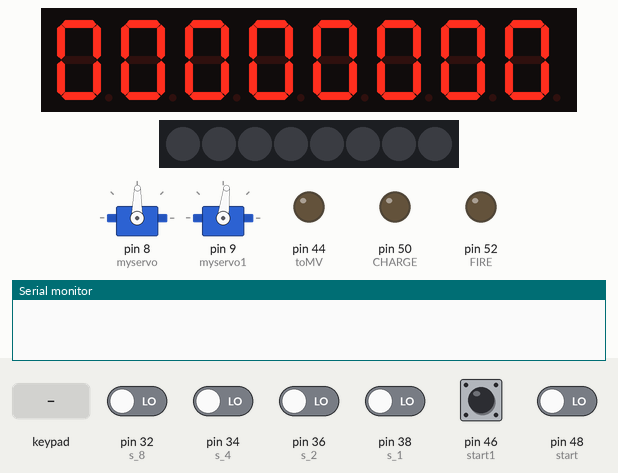
Simulated run of this sketch. Board: Arduino Mega 2560, built with avr-gcc and run on an emulated ATmega2560. Parts: 8-digit seven-segment display, 2 × servo, 8 RGB LEDs in strip order, left to right, output pins drawn as LEDs (lit = HIGH), the last lines printed to the serial monitor. Wiring (inferred from the names in the program): TM1638 display and keys: STB pin 6; clock pin 5; DIO pin 4. The inputs (shaded band) are chosen by the test bench; at power-on: pin 32 (s_8), pin 34 (s_4), pin 36 (s_2), pin 38 (s_1), pin 46 (start1), pin 48 (start) LOW. Pins used as bus, display or sensor lines are not drawn.

Above: at 1.2 s.
1.3 s: key '1' pressed
At 1.9 s:
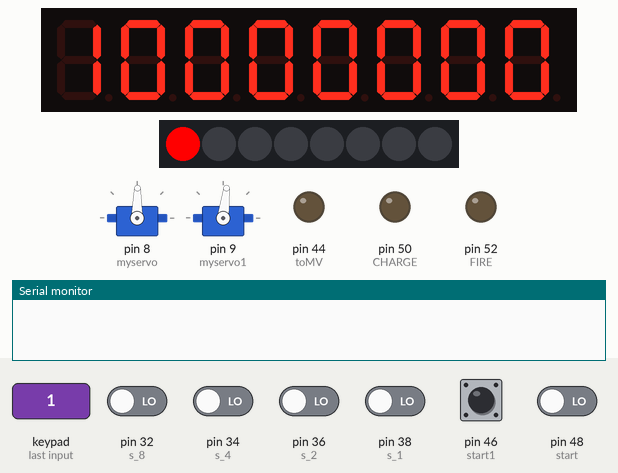
2.9 s: pin 46 (start1) pulled HIGH for 1 s
5.4 s: pin 46 (start1) pulled HIGH for 0.15 s
At 5.9 s:
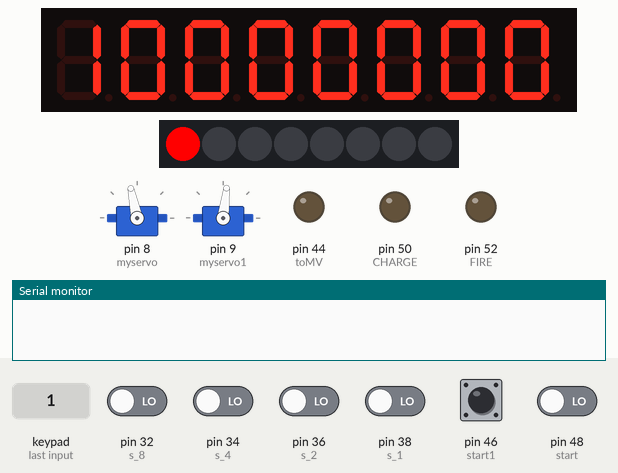
7.0 s: pin 46 (start1) driven HIGH and pin 48 (start) driven HIGH
At 9.37 s:
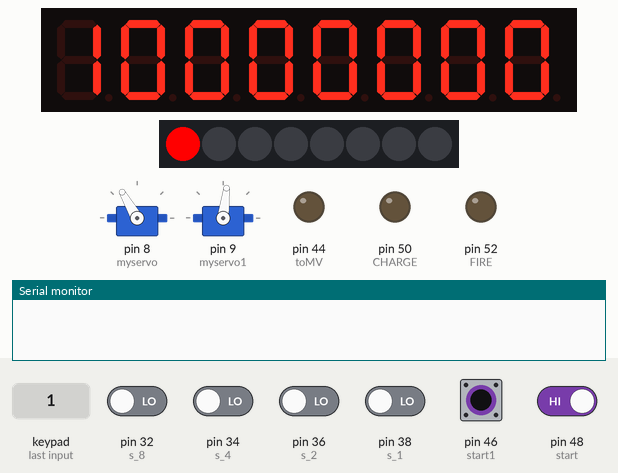
10.0 s: pin 32 (s_8) driven HIGH
At 11.2 s:
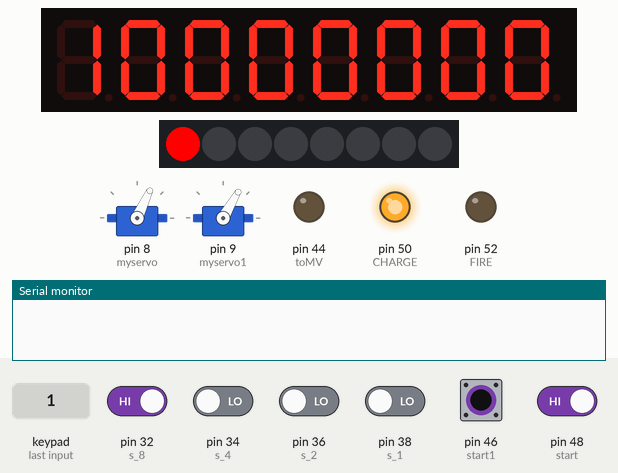
11.9 s: keypad keys 1 2 pressed 0.4 s apart
At 16.0 s:
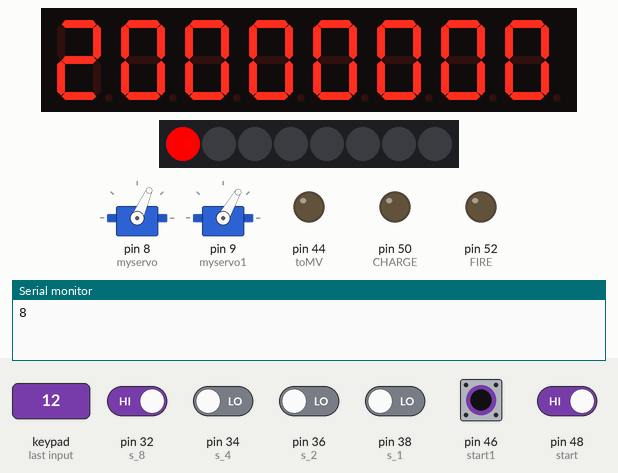
Timing chart, 0 to 16.7 s (numbered marks = the images above; inputs shaded):
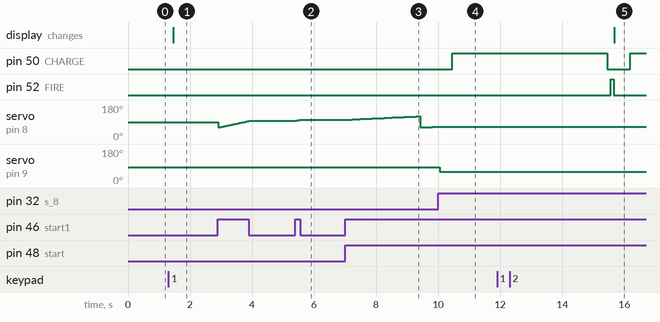

The sketch:

test_led.ino
```cpp
#include <Servo.h>

#include<stdlib.h>
#define FIRE 52
#define CHARGE 50
#define s_8 32
#define s_4 34
#define s_2 36
#define s_1 38
#define start 48
#define start1 46
#define toMV 44
Servo myservo;
Servo myservo1;
int val1 = 0;
int oldval;
int val2 = 0;
int oldval2;
int pos = 83;
int pos1 = 89;
int pos2 = 0;
int pos3 = 60;
void setup() {
  // put your setup code here, to run once:
  setup_led();
  Serial.begin(19200);
  //Serial2.begin(19200);

  myservo.attach(8);
  myservo1.attach(9);//上

  myservo.write(pos1);
  myservo1.write(pos);
  pinMode(FIRE, OUTPUT);
  pinMode(CHARGE, OUTPUT);
  pinMode(toMV, OUTPUT);
  pinMode(s_8, INPUT);
  pinMode(s_4, INPUT);
  pinMode(s_2, INPUT);
  pinMode(s_1, INPUT);
  pinMode(start, INPUT);
  pinMode(start1, INPUT);
  digitalWrite(FIRE, LOW);
  digitalWrite(CHARGE, LOW);
  digitalWrite(toMV, LOW);

}
void jd() {
  if (val1 >= 200 && val1 <= 205) {
    fire(12);
  }
  if (val1 >= 206 && val1 <= 215) {
    fire(13);
  }
  if (val1 >= 216 && val1 <= 225) {
    fire(15);
  }
  if (val1 >= 226 && val1 <= 235) {
    fire(16);
  }
  if (val1 >= 236 && val1 <= 245) {
    fire(18);
  }
  if (val1 >= 246 && val1 <= 255) {
    fire(19);
  }
  if (val1 >= 256 && val1 <= 265) {
    fire(20);
  }
  if (val1 >= 266 && val1 <= 275) {
    fire(23);
  }
  if (val1 >= 276 && val1 <= 285) {
    fire(27);
  }
  if (val1 >= 286 && val1 <= 295) {
    fire(28);
  }
  if (val1 >= 296 && val1 <= 300) {
    fire(30);
  }
}
void d_input() {
  if (digitalRead(s_8) == 0 && digitalRead(s_4) == 0 && digitalRead(s_2) == 0 && digitalRead(s_1) == 1) {
    val1 = 200;  //1
    jd();
    Serial.println(1);
  }
  if (digitalRead(s_8) == 0 && digitalRead(s_4) == 0 && digitalRead(s_2) == 1 && digitalRead(s_1) == 0) {
    val1 = 210;  //2
    jd();
    Serial.println(2);
  }
  if (digitalRead(s_8) == 0 && digitalRead(s_4) == 0 && digitalRead(s_2) == 1 && digitalRead(s_1) == 1) {
    val1 = 220;  //3
    jd();
    Serial.println(3);
  }
  if (digitalRead(s_8) == 0 && digitalRead(s_4) == 1 && digitalRead(s_2) == 0 && digitalRead(s_1) == 0) {
    val1 = 230;  //4
    jd();
    Serial.println(4);
  }
  if (digitalRead(s_8) == 0 && digitalRead(s_4) == 1 && digitalRead(s_2) == 0 && digitalRead(s_1) == 1) {
    val1 = 240;  //5
    jd();
    Serial.println(5);
  }
  if (digitalRead(s_8) == 0 && digitalRead(s_4) == 1 && digitalRead(s_2) == 1 && digitalRead(s_1) == 0) {
    val1 = 250;  //6
    jd();
    Serial.println(6);
  }
  if (digitalRead(s_8) == 0 && digitalRead(s_4) == 1 && digitalRead(s_2) == 1 && digitalRead(s_1) == 1) {
    val1 = 260;  //7
    jd();
    Serial.println(7);
  }
  if (digitalRead(s_8) == 1 && digitalRead(s_4) == 0 && digitalRead(s_2) == 0 && digitalRead(s_1) == 0) {
    val1 = 270;  //8
    jd();
    Serial.println(8);
  }
  if (digitalRead(s_8) == 1 && digitalRead(s_4) == 0 && digitalRead(s_2) == 0 && digitalRead(s_1) == 1) {
    val1 = 280;  //9
    jd();
    Serial.println(9);
  }
  if (digitalRead(s_8) == 1 && digitalRead(s_4) == 0 && digitalRead(s_2) == 1 && digitalRead(s_1) == 0) {
    val1 = 290;  //10
    jd();
    Serial.println(10);
  }
  if (digitalRead(s_8) == 1 && digitalRead(s_4) == 0 && digitalRead(s_2) == 1 && digitalRead(s_1) == 1) {
    val1 = 300;  //11
    jd();
    Serial.println(11);
  }
}
void fire(int yj) {
  myservo1.write(pos - yj);
  delay(300);
  if (val2 >= 60) {
    myservo.write(val2);
    Serial.println(val2);
  }

  // myservo.write(pos1);
  delay(100);
  digitalWrite(CHARGE, HIGH);
  delay(5000);//5000
  digitalWrite(CHARGE, LOW);
  delay(100);
  digitalWrite(FIRE, HIGH);
  delay(100);
  digitalWrite(FIRE, LOW);
}
int n = 0;
int k = 0;
int f = 0;
void loop() {
  if (digitalRead(start) != LOW) {
    delay(100);
    d_input();
  }

  if (digitalRead(start1) != LOW) {
    delay(5);
    pos3 += 1;
    if (digitalRead(s_8) == 1 && digitalRead(s_4) == 1 && digitalRead(s_2) == 1 && digitalRead(s_1) == 1) {
      val2 = pos3;
    }
    myservo.write(pos3);
    delay(20);
    if (pos3 >= 120) {
      pos3 = 60;
      n++;
    }
    if (val2 != 0 && k == 0) {
      digitalWrite(CHARGE, HIGH);/////////////////
      Serial.println(val2);
      delay(10);
      k = 1;
    }

    if (n == 3) {
      // n = 0;
      delay(10);
      if (pos3 == val2 && f == 0) {
        myservo1.write(70);
        delay(200);
        digitalWrite(CHARGE, LOW);////////////////
        delay(100);
        digitalWrite(FIRE, HIGH);
        delay(10);
        //Serial.println(val2);
        digitalWrite(FIRE, LOW);
        f = 1;

      }
    }
  }
  oldval = val1;
  oldval2 = val2;
  loop_led_4(&val1, &val2);

  if (oldval != val1 || oldval2 != val2) {
    Serial.println(val1);
    Serial.println(val2);
  }
  delay(2);
  if (7 == Read_key()) {
    delay(2);
    jd();
  }
}
```

TM1638.ino
```cpp
#define	DATA_COMMAND	0X40
#define	DISP_COMMAND	0x80
#define	ADDR_COMMAND	0XC0

//TM1638模块引脚定义
int DIO = 4;
int CLK = 5;
int STB = 6; //这里定义了那三个脚
//共阴数码管显示代码
unsigned char tab[] = {0x3F, 0x06, 0x5B, 0x4F, 0x66, 0x6D, 0x7D, 0x07,
                       0x7F, 0x6F, 0x77, 0x7C, 0x39, 0x5E, 0x79, 0x71
                      };
unsigned char num[8];		//各个数码管显示的值
unsigned char i;

void setup_led()
{
  pinMode(STB, OUTPUT);
  pinMode(CLK, OUTPUT);
  pinMode(DIO, OUTPUT); //让三个脚都是输出状态
  Serial.begin(9600);
  init_TM1638();                             //初始化TM1638
  for (i = 0; i < 8; i++)
    Write_DATA(i << 1, tab[0]);              //初始化寄存器
}
void loop_led_4(int * val4, int * val8)
{
  i = Read_key();                        //读按键值
  if (i < 8)
  {
    if (i == 3) {
      *val4 = (num[0] * 100) + (num[1] * 10) + num[2];
      *val8 = (num[4] * 100) + (num[5] * 10) + num[6];

    }

    num[i]++;
    while (i == Read_key());		    //等待按键释放
    if (num[i] > 15)
      num[i] = 0;
    Write_DATA(i * 2, tab[num[i]]);
    Write_allLED(1 << i);
  }
}
/*
  int loop_led_8()
  {
  i = Read_key();                        //读按键值
  if (i < 8 && i > 3)
  {
    //if (i == 7) {
      val8 = (num[4] * 100) + (num[5] * 10) + num[6];

   // }
    num[i]++;
    while (i == Read_key());       //等待按键释放
    if (num[i] > 15)
      num[i] = 0;
    Write_DATA(i * 2, tab[num[i]]);
    Write_allLED(1 << i);
  }
  return val8;
  }
*/

void TM1638_Write(unsigned char	DATA)			//写数据函数
{
  unsigned char i;
  pinMode(DIO, OUTPUT);
  for (i = 0; i < 8; i++)
  {
    digitalWrite(CLK, LOW);
    if (DATA & 0X01)
      digitalWrite(DIO, HIGH);
    else
      digitalWrite(DIO, LOW);
    DATA >>= 1;
    digitalWrite(CLK, HIGH);
  }
}
unsigned char TM1638_Read(void)					//读数据函数
{
  unsigned char i;
  unsigned char temp = 0;;
  pinMode(DIO, INPUT); //设置为输入
  for (i = 0; i < 8; i++)
  {
    temp >>= 1;
    digitalWrite(CLK, LOW);
    if (digitalRead(DIO) == HIGH)
      temp |= 0x80;
    digitalWrite(CLK, HIGH);

  }
  return temp;
}
void Write_COM(unsigned char cmd)		//发送命令字
{
  digitalWrite(STB, LOW);
  TM1638_Write(cmd);
  digitalWrite(STB, HIGH);
}
unsigned char Read_key(void)
{
  unsigned char c[4], i, key_value = 0;
  digitalWrite(STB, LOW);
  TM1638_Write(0x42);		           //读键扫数据 命令
  for (i = 0; i < 4; i++)
  {
    c[i] = TM1638_Read();
  }
  digitalWrite(STB, HIGH);					          //4个字节数据合成一个字节
  for (i = 0; i < 4; i++)
  {
    key_value |= c[i] << i;
  }
  for (i = 0; i < 8; i++)
  {
    if ((0x01 << i) == key_value)
      break;
  }
  return i;
}
void Write_DATA(unsigned char add, unsigned char DATA)		//指定地址写入数据
{
  Write_COM(0x44);
  digitalWrite(STB, LOW);
  TM1638_Write(0xc0 | add);
  TM1638_Write(DATA);
  digitalWrite(STB, HIGH);
}
void Write_allLED(unsigned char LED_flag)					//控制全部LED函数，LED_flag表示各个LED状态
{
  unsigned char i;
  for (i = 0; i < 8; i++)
  {
    if (LED_flag & (1 << i))
      Write_DATA(2 * i + 1, 1);
    else
      Write_DATA(2 * i + 1, 0);
  }
}

//TM1638初始化函数
void init_TM1638(void)
{
  unsigned char i;
  Write_COM(0x8b);       //亮度 (0x88-0x8f)8级亮度可调
  Write_COM(0x40);       //采用地址自动加1
  digitalWrite(STB, LOW);		          //
  TM1638_Write(0xc0);    //设置起始地址
  for (i = 0; i < 16; i++)	 //传送16个字节的数据
    TM1638_Write(0x00);
  digitalWrite(STB, HIGH);
}
```

Measured:
- after the input at 1.3 s, the display: changes after 0.15 s (image 1)
- after the input at 5.4 s, servo on pin 8 (myservo): 96° → 102° at once
- after the input at 7.0 s, servo on pin 8 (myservo): 102° → 103° after 0.11 s, → 104° 0.13 s later, → 105° 0.13 s later, → 106° 0.13 s later, … (23 changes in this stretch)
- after the input at 10.0 s, pin 50 (CHARGE): LOW → HIGH after 0.46 s; servo on pin 8 (myservo): stays 65° (without the input it goes to 66° after 0.06 s); servo on pin 9 (myservo1): 83° → 60° after 0.06 s
- after the input at 11.9 s, the display: changes after 3.8 s (image 5)
